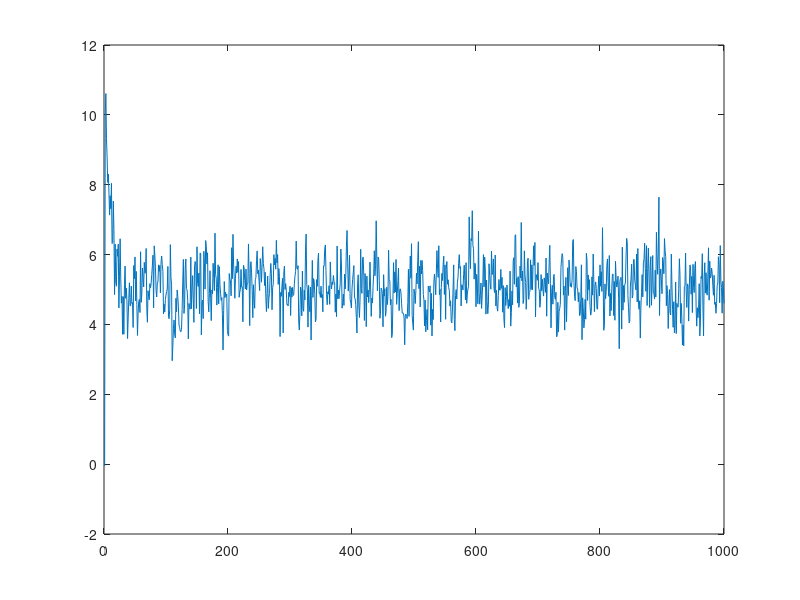

The MATLAB script that drew this image:
clear all; clc;

N = 1000;
realisations = 100;
y = zeros(N,realisations);
sd = 1;

x = wgn(N,realisations,pow2db(1),'complex');
b = [1 1.5 + 1j 2.5 - 0.5j];
order = 1;
mu = 0.1;

w_pad = zeros((order+1)*2, N+order, realisations);
h_pad = zeros(order+1, N+order, realisations);
g_pad = zeros(order+1, N+order, realisations);
x_pad = vertcat(zeros(order,realisations),x);
error = zeros(N,realisations);

%generate y signal
for k = 1:realisations
    for l = order+1:N+order
        y(l-order,k) = x_pad(l,k) + b(2)*x_pad(l-1,k) + b(3)*conj(x_pad(l-1,k));
    end
end

%ACLMS
for k = 1:realisations
    for l = order+1:N+order
        x_vec_ori = x_pad(l:-1:l-order,k);
        x_vec_conj = conj(x_pad(l:-1:l-order,k));
%         x_vec = vertcat(x_vec_ori, x_vec_conj); 
        
%         y_hat = w_pad(:,l-order,k)' * x_vec;
        y_hat = h_pad(:,l-order,k)'* x_vec_ori + g_pad(:,l-order,k)' * x_vec_conj;
        e = y(l-order,k) - y_hat;
        error(l-order,k) = abs(e).^2;
        
        h_pad(:,l-order+1,k) = h_pad(:,l-order,k) + mu*conj(e)*x_vec_ori;
        g_pad(:,l-order+1,k) = g_pad(:,l-order,k) + mu*e*x_vec_conj;
%         w_pad(:,l-order+1,k) = vertcat(h_pad(:,l-order+1,k), g_pad(:,l-order+1,k)); 
    end
end

h_mean = mean(h_pad,3);
g_mean = mean(g_pad,3);
error_mean = mean(error,2);
w_mean = mean(w_pad,3);

figure
plot(10*log10(error_mean))

